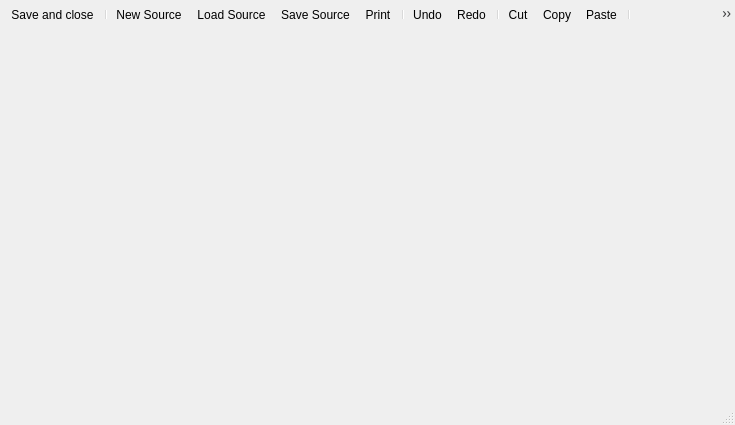
<?xml version="1.0" encoding="UTF-8"?>
<ui version="4.0">
 <class>CodeEditor</class>
 <widget class="QWidget" name="CodeEditor">
  <property name="geometry">
   <rect>
    <x>0</x>
    <y>0</y>
    <width>735</width>
    <height>425</height>
   </rect>
  </property>
  <property name="sizePolicy">
   <sizepolicy hsizetype="Preferred" vsizetype="Preferred">
    <horstretch>0</horstretch>
    <verstretch>0</verstretch>
   </sizepolicy>
  </property>
  <property name="windowTitle">
   <string>Background</string>
  </property>
  <property name="windowIcon">
   <iconset resource="../images.qrc">
    <normaloff>:/resources/script.png</normaloff>:/resources/script.png</iconset>
  </property>
  <layout class="QVBoxLayout" name="verticalLayout">
   <property name="spacing">
    <number>2</number>
   </property>
   <property name="leftMargin">
    <number>0</number>
   </property>
   <property name="topMargin">
    <number>0</number>
   </property>
   <property name="rightMargin">
    <number>0</number>
   </property>
   <property name="bottomMargin">
    <number>0</number>
   </property>
   <item>
    <widget class="QToolBar" name="mainToolBar">
     <property name="enabled">
      <bool>true</bool>
     </property>
     <property name="sizePolicy">
      <sizepolicy hsizetype="Preferred" vsizetype="Fixed">
       <horstretch>0</horstretch>
       <verstretch>0</verstretch>
      </sizepolicy>
     </property>
     <property name="orientation">
      <enum>Qt::Horizontal</enum>
     </property>
     <property name="iconSize">
      <size>
       <width>24</width>
       <height>24</height>
      </size>
     </property>
     <property name="floatable">
      <bool>false</bool>
     </property>
     <addaction name="actionSave"/>
     <addaction name="separator"/>
     <addaction name="actionNewSource"/>
     <addaction name="actionLoadSource"/>
     <addaction name="actionSaveSource"/>
     <addaction name="actionPrint"/>
     <addaction name="separator"/>
     <addaction name="actionUndo"/>
     <addaction name="actionRedo"/>
     <addaction name="separator"/>
     <addaction name="actionCut"/>
     <addaction name="actionCopy"/>
     <addaction name="actionPaste"/>
     <addaction name="separator"/>
     <addaction name="actionFindAndReplace"/>
     <addaction name="actionGoToLine"/>
    </widget>
   </item>
   <item>
    <widget class="StackedCodeWidget" name="stackedWidget" native="true">
     <property name="cursor">
      <cursorShape>ArrowCursor</cursorShape>
     </property>
     <widget class="CodeWidget" name="code" native="true">
      <property name="geometry">
       <rect>
        <x>0</x>
        <y>0</y>
        <width>711</width>
        <height>341</height>
       </rect>
      </property>
     </widget>
    </widget>
   </item>
   <item>
    <widget class="QStatusBar" name="statusBar">
     <property name="sizePolicy">
      <sizepolicy hsizetype="Preferred" vsizetype="Fixed">
       <horstretch>0</horstretch>
       <verstretch>0</verstretch>
      </sizepolicy>
     </property>
    </widget>
   </item>
  </layout>
  <action name="actionSave">
   <property name="icon">
    <iconset resource="../images.qrc">
     <normaloff>:/actions/accept.png</normaloff>:/actions/accept.png</iconset>
   </property>
   <property name="text">
    <string>Save and close</string>
   </property>
  </action>
  <action name="actionNewSource">
   <property name="icon">
    <iconset resource="../images.qrc">
     <normaloff>:/actions/new.png</normaloff>:/actions/new.png</iconset>
   </property>
   <property name="text">
    <string>New Source</string>
   </property>
   <property name="toolTip">
    <string>New Source</string>
   </property>
  </action>
  <action name="actionLoadSource">
   <property name="icon">
    <iconset resource="../images.qrc">
     <normaloff>:/actions/open.png</normaloff>:/actions/open.png</iconset>
   </property>
   <property name="text">
    <string>Load Source</string>
   </property>
   <property name="toolTip">
    <string>Load Source</string>
   </property>
  </action>
  <action name="actionSaveSource">
   <property name="icon">
    <iconset resource="../images.qrc">
     <normaloff>:/actions/save.png</normaloff>:/actions/save.png</iconset>
   </property>
   <property name="text">
    <string>Save Source</string>
   </property>
   <property name="toolTip">
    <string>Save Source</string>
   </property>
  </action>
  <action name="actionPrint">
   <property name="icon">
    <iconset resource="../images.qrc">
     <normaloff>:/actions/print.png</normaloff>:/actions/print.png</iconset>
   </property>
   <property name="text">
    <string>Print</string>
   </property>
   <property name="toolTip">
    <string>Print Source</string>
   </property>
  </action>
  <action name="actionUndo">
   <property name="icon">
    <iconset resource="../images.qrc">
     <normaloff>:/actions/undo.png</normaloff>:/actions/undo.png</iconset>
   </property>
   <property name="text">
    <string>Undo</string>
   </property>
   <property name="toolTip">
    <string>Undo Last Edit</string>
   </property>
  </action>
  <action name="actionRedo">
   <property name="icon">
    <iconset resource="../images.qrc">
     <normaloff>:/actions/redo.png</normaloff>:/actions/redo.png</iconset>
   </property>
   <property name="text">
    <string>Redo</string>
   </property>
   <property name="toolTip">
    <string>Redo Last Edit</string>
   </property>
  </action>
  <action name="actionCut">
   <property name="icon">
    <iconset resource="../images.qrc">
     <normaloff>:/actions/cut.png</normaloff>:/actions/cut.png</iconset>
   </property>
   <property name="text">
    <string>Cut</string>
   </property>
   <property name="toolTip">
    <string>Cut</string>
   </property>
  </action>
  <action name="actionCopy">
   <property name="icon">
    <iconset resource="../images.qrc">
     <normaloff>:/actions/copy.png</normaloff>:/actions/copy.png</iconset>
   </property>
   <property name="text">
    <string>Copy</string>
   </property>
   <property name="toolTip">
    <string>Copy</string>
   </property>
  </action>
  <action name="actionPaste">
   <property name="icon">
    <iconset resource="../images.qrc">
     <normaloff>:/actions/paste.png</normaloff>:/actions/paste.png</iconset>
   </property>
   <property name="text">
    <string>Paste</string>
   </property>
  </action>
  <action name="actionFindAndReplace">
   <property name="icon">
    <iconset resource="../images.qrc">
     <normaloff>:/actions/find.png</normaloff>:/actions/find.png</iconset>
   </property>
   <property name="text">
    <string>Find and Replace</string>
   </property>
   <property name="toolTip">
    <string>Find and Replace</string>
   </property>
   <property name="visible">
    <bool>false</bool>
   </property>
  </action>
  <action name="actionGoToLine">
   <property name="icon">
    <iconset resource="../images.qrc">
     <normaloff>:/actions/line-goto.png</normaloff>:/actions/line-goto.png</iconset>
   </property>
   <property name="text">
    <string>Go to line</string>
   </property>
   <property name="toolTip">
    <string>Go to line</string>
   </property>
  </action>
 </widget>
 <customwidgets>
  <customwidget>
   <class>CodeWidget</class>
   <extends>QWidget</extends>
   <header>Widgets/CodeWidget.h</header>
  </customwidget>
  <customwidget>
   <class>StackedCodeWidget</class>
   <extends>QWidget</extends>
   <header>Widgets/StackedCodeWidget.h</header>
   <container>1</container>
   <slots>
    <slot>cut()</slot>
    <slot>copy()</slot>
    <slot>paste()</slot>
    <slot>undo()</slot>
    <slot>redo()</slot>
    <slot>newSource()</slot>
    <slot>loadSource()</slot>
    <slot>saveSource()</slot>
    <slot>printSource()</slot>
    <slot>gotoLineDialog()</slot>
   </slots>
  </customwidget>
 </customwidgets>
 <resources>
  <include location="../images.qrc"/>
 </resources>
 <connections/>
</ui>
